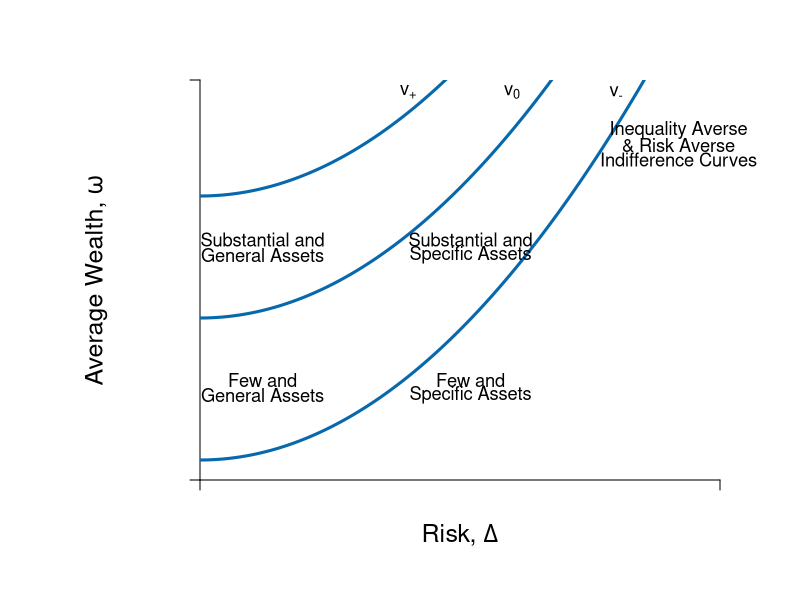

Write the R code that produced this figure.
#Graph Designer: Simon Halliday & Scott Cohn
#Authors: Bowles, Foley and Halliday
#Title: Coordination, Conflict and Competition: A Text in Microeconomics

library(shape)
pdf(file = "risk/indiff_map_assets.pdf", width = 10, height = 8)


#Set parameters for graphics
axislabelsize <- 1.5
labelsize <- 1.1
graphlinewidth <- 3
segmentlinewidth <- 2

COL <- c("#7fc97f", "#beaed4", "#fdc086", "#ffff99", "#386cb0", "#f0027f", "#bf5b17", "#666666")
COLA <- c("#e0f3db", "#99d8c9","#66c2a4","#41ae76", "#238b45", "#005824")
COLB <- c("#c6dbef", "#4eb3d3", "#2b8cbe", "#0868ac","#084081")
COLC <- c("#fcfbfd", "#efedf5", "#dadaeb", "#bcbddc", "#9e9ac8", "#807dba", "#6a51a3", "#54278f", "#3f007d")

#Edited the margins to cater for the larger LHS labels
par(mar =  c(6, 10, 4, 4))

#Indifference curves of a risk-averse homo economicus (2nd graph out of the two for 4.7)

indiffA <- function(x, ua = 2, slope = 1/12) {
  ua + slope*(x)^2
}

#Add limits on axes and levels of utility for each indifference curve
ylims <- c(0, 40)
xlims <- c(0, 25)

npts <- 501 
x <- seq(xlims[1], xlims[2], length.out = npts)
y <- seq(ylims[1], ylims[2], length.out = npts) 

plot(0, 0, xlim = xlims, ylim = ylims, type = "n",
     xlab = expression(paste("")),
     ylab = expression(paste("")), 
     xaxt = "n", 
     yaxt = "n", 
     cex.lab = axislabelsize, 
     bty = "n", 
     xaxs="i", 
     yaxs="i"
)

#x and y limits with plain axes without ticks/numbers to match previous graph

#ticksx <- seq(from = 0, to = xlims[2]+1, by = 4)
#xlabels <- seq(from = 0, to = xlims[2], by = 1)
ticksx <- c(xlims[1], xlims[2])
xlabels <- c(NA, NA)
#ticksy <- seq(from = 0, to = ylims[2]+1, by = 4)
#ylabels <- seq(from = 0, to = ylims[2], by = 1)
ticksy <- c(ylims[1], ylims[2])
ylabels <- c(NA, NA)

axis(1,at = ticksx,  pos = 0, labels = xlabels)
axis(2,at = ticksy,  pos = 0, labels = ylabels, las = 1)

npts <- 500 
xx1 <- seq(xlims[1], xlims[2], length.out = npts)
xx2 <- seq(0, xlims[2], length.out = npts)
xx3 <- seq(xlims[1], 0, length.out = npts)
xx4 <- seq(-11, 0, length.out = npts)


lines(xx1, indiffA(xx1, ua = 2), col = COLB[4], lwd = graphlinewidth)
lines(xx1, indiffA(xx1, ua = 16.2), col = COLB[4], lwd = graphlinewidth)
lines(xx1, indiffA(xx1, ua = 28.4), col = COLB[4], lwd = graphlinewidth)

#Axis labels and draw linear utility function
mtext(expression(paste("Risk, ", Delta)), side = 1, line = 2.5, cex = axislabelsize)
text(-5, 0.5*ylims[2], expression(paste("Average Wealth, ",omega)), xpd = TRUE, cex = axislabelsize, srt = 90) 

#label the three indifference curves

text(20, indiffA(20)+3.355, expression(paste("v"["-"])), xpd = TRUE, cex = labelsize)
text(15, indiffA(18)+9.8, expression(paste("v"[0])),  xpd = TRUE, cex = labelsize)
text(10, indiffA(16)+15.5, expression(paste("v"["+"])),  xpd = TRUE, cex = labelsize)

#Label average wealth curve and indifference curves generally

text(23, 35, expression(paste("Inequality Averse")), xpd = TRUE, cex = labelsize)
text(23, 33.5, expression(paste("& Risk Averse")), xpd = TRUE, cex = labelsize)
text(23, 32, expression(paste("Indifference Curves")), xpd = TRUE, cex = labelsize)

# Asset Labels

text(3, 24, expression(paste("Substantial and")), xpd = TRUE, cex = labelsize)
text(3, 22.5, expression(paste("General Assets")), xpd = TRUE, cex = labelsize)

text(3, 10, expression(paste("Few and")), xpd = TRUE, cex = labelsize)
text(3, 8.5, expression(paste("General Assets")), xpd = TRUE, cex = labelsize)

text(13, 24, expression(paste("Substantial and")), xpd = TRUE, cex = labelsize)
text(13, 22.5, expression(paste("Specific Assets")), xpd = TRUE, cex = labelsize)

text(13, 10, expression(paste("Few and")), xpd = TRUE, cex = labelsize)
text(13, 8.5, expression(paste("Specific Assets")), xpd = TRUE, cex = labelsize)

dev.off()
